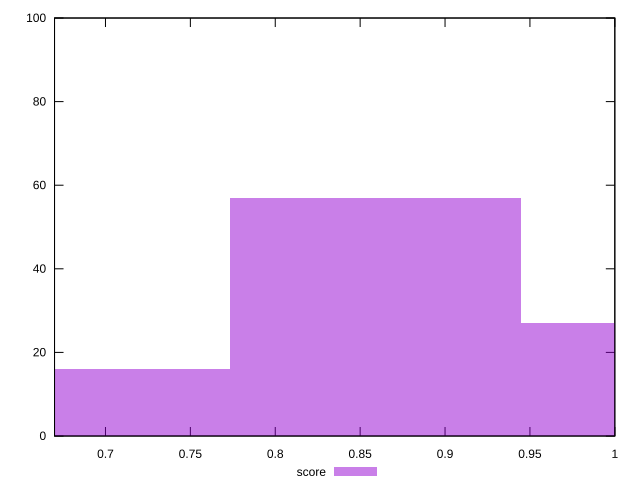

This figure's gnuplot source:
reset

$score <<EOF
1.0308386871716324 27
0.687225791447755 16
0.8590322393096937 57
EOF

set key outside below
set boxwidth 0.17180644786193874
set xrange [0.67:1]
set yrange [0:100]
set trange [0:100]
set style fill transparent solid 0.5 noborder
set terminal svg size 640, 490 enhanced background rgb 'white'
set output "reprap/unminified-css/samples/pages/score/histogram.svg"

plot $score title "score" with boxes

reset
